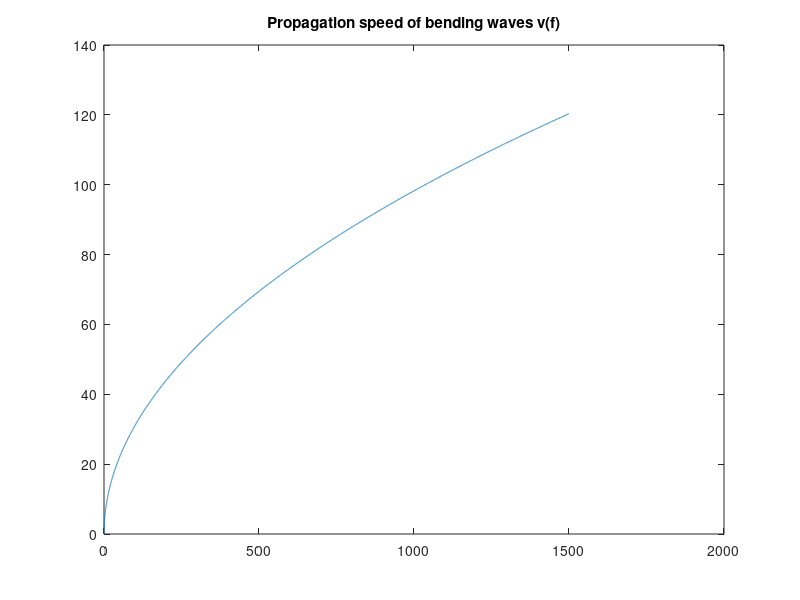
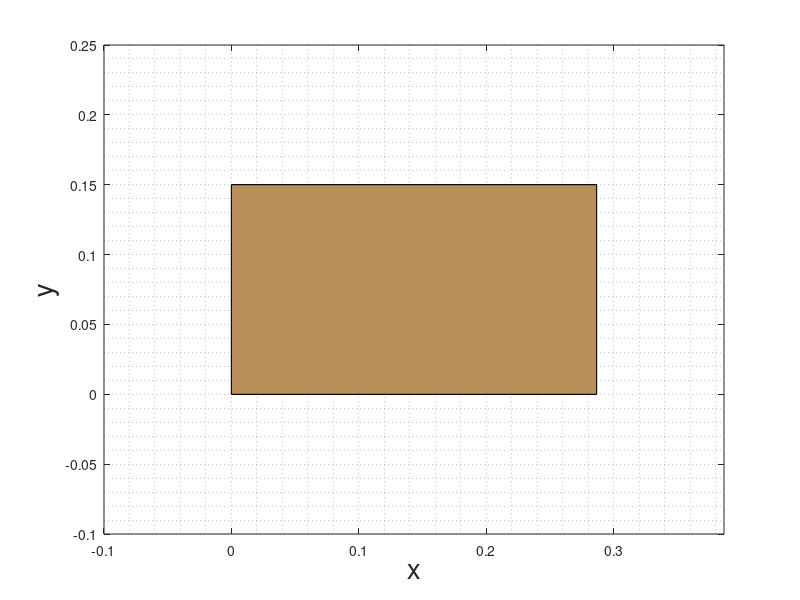

Reproduce these figures in MATLAB, in order.
clc, clear all, close all
%%%%%%%%%%%%%%%%%%%%%%%%%%%%%%%%%%%%%%%%%%%%%%%%%%%%%%%%%%%%%%%
% square thin plate
a = 0.15;       % side
h = 0.001;     % thickness
% material properties
E = 69*10^9;    % Young's modulus
ro = 2700;      % volumetric density
ni = 0.334;     % Poisson's ratio

M = a^2 * ro * h;   % mass of the plate

%%  Propagation speed of quasi-long. and long. waves
c_l = sqrt(E/ ( ro*(1-ni^2) ) );        %quasi-long.

c_long = sqrt( (E*(1-ni)) / ( ro*(1-2*ni)*(1+ni) ) );   %long.

%%  Propagation speed of bending waves w.r.t. freq.
f = 0:0.1:1500;

v = sqrt(1.8.*f.*h*c_l);

figure(1)
plot(f, v);
title('Propagation speed of bending waves v(f)');

%% Modal frequencies of the first six bending modes
% CLAMPED EDGES
f_ratios = [1, 2.04, 2.04, 3.01, 3.66, 3.67];
f_0 = 1.654*c_l*h/a^2;
f_modal = f_0.*f_ratios;

%% Sitka spruce
E_l = 12; %1.3*10^10
E_r = 0.9; %1.3*10^9
L_y = 0.15;

aspect_ratio = (E_l/E_r)^(1/4);
%aspect_ratio = (12.8)^(1/4);

L_x = aspect_ratio*L_y;

figure
x = [0, L_x, L_x, 0, 0];
y = [0, 0, L_y, L_y, 0 ];
plot(x,y,'k-',LineWidth=2);
xlim([-0.1,L_x+0.1]);
ylim([-0.1,L_y+0.1]);
hold on 
fill(x,y,[184 142 90]./255);
xlabel('x','FontSize',20);
ylabel('y','FontSize',20);
grid minor;
%% Attached string
% properties
ro_s = 5000;    %volum. dens.
r = 0.0011;     %radius
L = 0.45;       %length
Q = 25;         %merit factor

m = ro_s*L*pi*r^2;   %mass of the string
K = r/2;        %gyration radius

%% Tension of the string to get same fundam. freq.

T = (f_0^2) * 4 * (L^2) * pi * ro_s * (r^2); 

%% Coupling
threshold = (pi^2) / (4*(Q^2)); 
str_pl = m/M;

if str_pl<threshold
    coupling = 'weak';
else
    coupling = 'strong';
end

f1 = f_0*(1-0.02);
f2 = f_0*(1+0.02);


%% percentage diff. between modes of string and plate
f_string = [1,2,3,4,5,6].*f_0;

for i=1:1:length(f_string)
    for j=1:1:length(f_string)
    perc(i,j) = (f_string(j)-f_modal(i))/f_modal(i) *100;
    end
end

